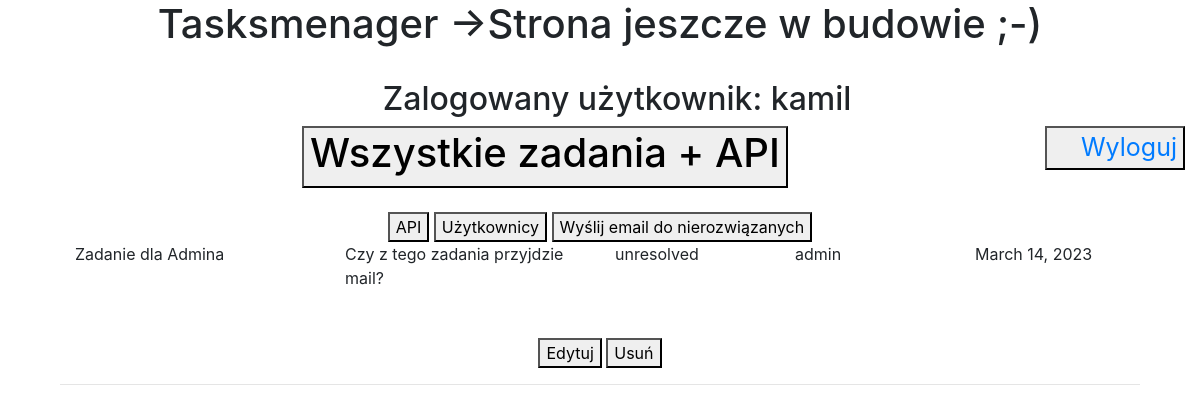
Page /taskdetails/2 (signed in) on the committed database.
### tasks/models.py (models this page shows)
class Task(models.Model):
    title = models.CharField(max_length=50)
    description = models.TextField()
    status = models.CharField(choices=TASK_STATUS, default='', max_length=30)
    user = models.ForeignKey(User, on_delete=models.CASCADE)
    expiry_date = models.DateField()
    class Meta:
        verbose_name = "Zadanie"
        verbose_name_plural = "Zadania"

### tasks/views.py (the view)
# urls.py: path('taskdetails/<id>', taskdetails, name='szczegoly'),
@login_required(login_url='login')
def taskdetails(request, id):
    task_details = Task.objects.get(pk=id)
    task_detail = Task.objects.get(id=task_details.pk)
    data = {'wybor_uzytkownika': task_details,
            'zadanie': task_detail}
    return render(request, 'taskdetails.html', data)

### tasks/templates/taskdetails.html
{% extends 'template.html' %}
{% load static %}
{% block taskdetails %}
    {% if zadanie %}
        <div class="col-lg-12">
            <div class="col-lg-3">
                {{zadanie.title}}
            </div>
            <div class="col-lg-3" style="-webkit-line-clamp: 10;">
                {{zadanie.description}}
            </div>
            <div class="col-lg-2">
                {{zadanie.status}}
            </div>
            <div class="col-lg-2">
                {{zadanie.user}}
            </div>
            <div class="col-lg-2">
                {{zadanie.expiry_date}}
            </div>
            <br>
            <br>
            <br>
            <br>
            <button>Edytuj</button>
            <button>Usuń</button>
            <hr>
        </div>
    {% endif %}
{% endblock taskdetails %}

### tasks/templates/template.html (shortened to what this page needs)
{% load static %}
<!DOCTYPE html>
<html lang="pl">
<head>
	<link rel="stylesheet" href="https://stackpath.bootstrapcdn.com/bootstrap/4.4.1/css/bootstrap.min.css">
	<link rel="stylesheet" href="{% static '/style.css' %}">
</head>
<body>
	<header>
		<div class="col-lg-12">
			<div class="info">
				<h1 class="categories-title">Tasksmenager ->Strona jeszcze w budowie ;-)</h1><br>
				<h2 id="hello-msg">&nbsp &nbsp Zalogowany użytkownik: {{request.user}}</h2>
			</div>
			<div class="logout">
				<button><a href="{% url 'logout' %}">&nbsp &nbsp Wyloguj</a></button>
			</div>
		</div>
	</header>
	<div class="container">
		<a href = "/tasks">
       		<button><h1> Wszystkie zadania + API </h1></button>
		</a>
		<br>
		<br>
		<a href = "/task/api">
			<button>API</button>
	 	</a>
		<a href = "/users">
			<button> Użytkownicy </button>
		</a>
		<button id="mail">Wyślij email do nierozwiązanych</button>
		{% block taskdetails %}   {% endblock taskdetails %}
	</div>
</body>
</html>

### tasks/static/style.css (style rules this page uses)
.container { text-align: center; }
.info { text-align: center; }
.logout { text-align: right; font-size: 25px; color: rgb(252, 60, 60); float: right; }
.col-lg-3 { text-align: left; float: left; display: -webkit-box; -webkit-line-clamp: 2; -webkit-box-orient: vertical; overflow: hidden; }
.col-lg-2 { text-align: left; float: left; display: -webkit-box; -webkit-line-clamp: 2; -webkit-box-orient: vertical; overflow: hidden; }

### rows in the picture
Task: title "Zadanie dla Admina", description "Czy z tego zadania przyjdzie mail?", status "unresolved", user "admin", expiry_date "March 14, 2023"

### other values in the picture
{{ request.user }} "kamil"
